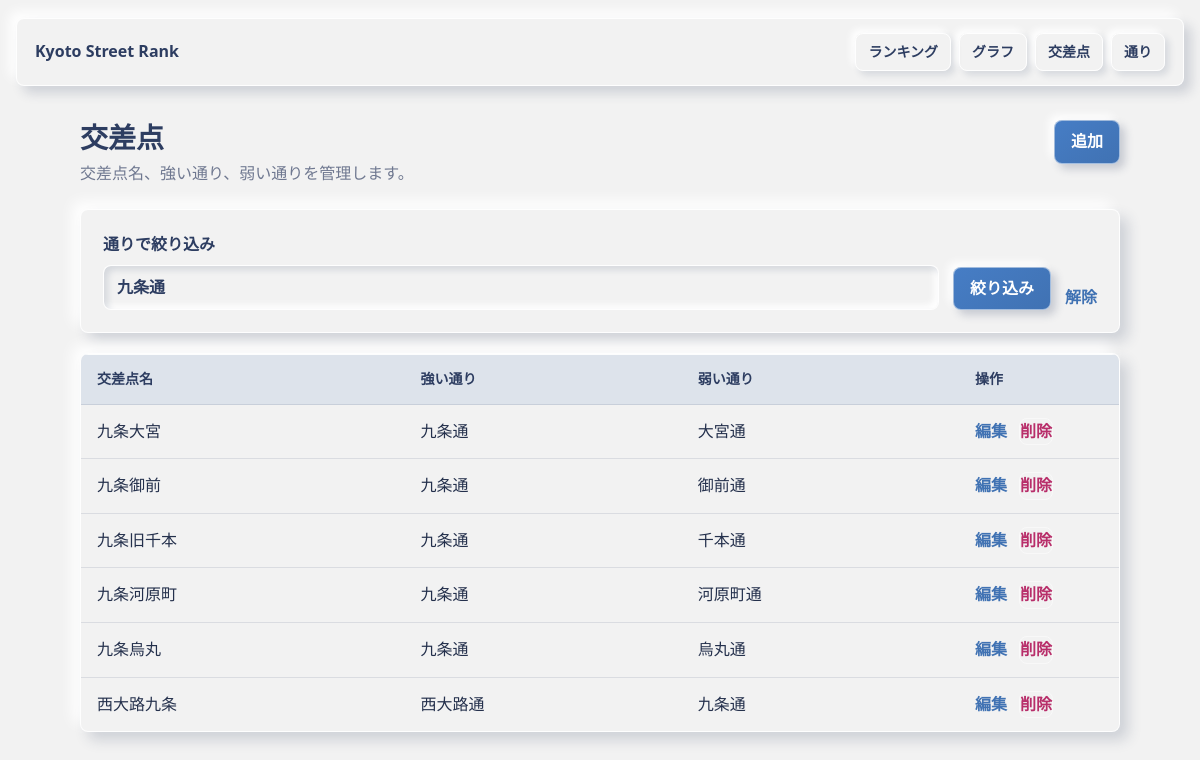
/intersections?street=九条通, run on an earlier commit of the app's database.
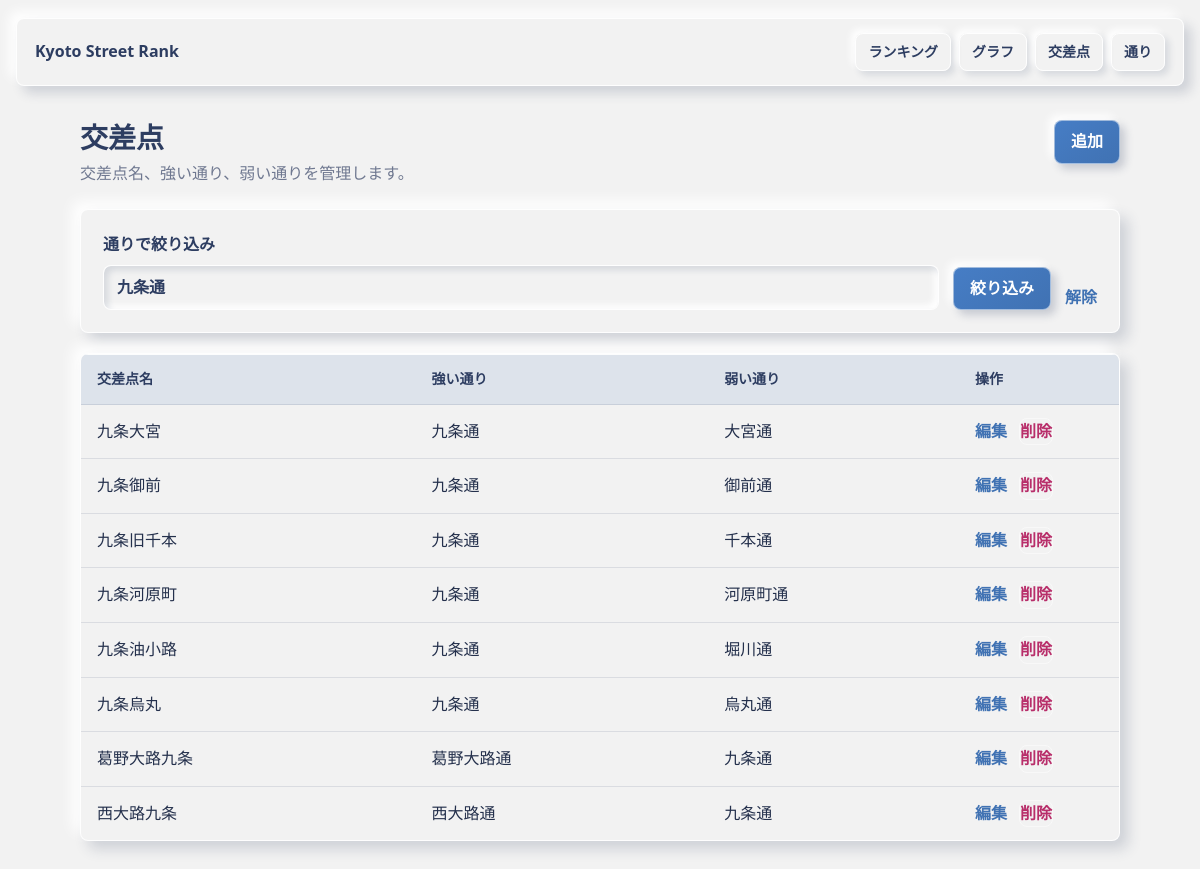
And on a later commit of the database.
### src/models.py (models this page shows)
class Intersection(db.Model):
    __tablename__ = "intersections"
    __table_args__ = (
        UniqueConstraint("name", name="uq_intersections_name"),
        UniqueConstraint("pair_key", name="uq_intersections_pair_key"),
        CheckConstraint("winner_street_id != loser_street_id", name="ck_different_streets"),
    )
    id = db.Column(db.Integer, primary_key=True)
    name = db.Column(db.String(120), nullable=False)
    pair_key = db.Column(db.String(80), nullable=False)
    winner_street_id = db.Column(db.Integer, db.ForeignKey("streets.id"), nullable=False)
    loser_street_id = db.Column(db.Integer, db.ForeignKey("streets.id"), nullable=False)
    winner = db.relationship("Street", foreign_keys=[winner_street_id])
    loser = db.relationship("Street", foreign_keys=[loser_street_id])

class Street(db.Model):
    __tablename__ = "streets"
    id = db.Column(db.Integer, primary_key=True)
    name = db.Column(db.String(120), nullable=False, unique=True)

### src/routes.py (the view)
    @app.route("/intersections")
    def intersections_index():
        selected_street = request.args.get("street", "").strip()
        intersections_query = Intersection.query
        if selected_street:
            winner = aliased(Street)
            loser = aliased(Street)
            intersections_query = (
                intersections_query.join(winner, Intersection.winner)
                .join(loser, Intersection.loser)
                .filter((winner.name == selected_street) | (loser.name == selected_street))
            )
        intersections = intersections_query.order_by(Intersection.name).all()
        return render_template(
            "intersections/index.html",
            intersections=intersections,
            street_names=list_street_names(),
            selected_street=selected_street,
        )

### src/services.py (called while the page is built)
def list_street_names():
    streets = Street.query.order_by(Street.name).all()
    return [street.name for street in streets]

### templates/intersections/index.html (shortened to what this page needs)
{% extends "base.html" %}
{% block content %}
  <div class="page-head">
    <div>
      <h1>交差点</h1>
      <p>交差点名、強い通り、弱い通りを管理します。</p>
    </div>
    <a class="button" href="{{ url_for('intersections_new', street=selected_street) if selected_street else url_for('intersections_new') }}">追加</a>
  </div>
  <form class="filter-bar" method="get">
    <label>
      通りで絞り込み
      <input name="street" list="street-options" value="{{ selected_street }}" placeholder="通り名を選択または入力">
    </label>
    <button class="button" type="submit">絞り込み</button>
    {% if selected_street %}
      <a href="{{ url_for('intersections_index') }}">解除</a>
    {% endif %}
  </form>
  {% if intersections %}
    <table>
      <thead>
        <tr>
          <th>交差点名</th>
          <th>強い通り</th>
          <th>弱い通り</th>
          <th class="actions">操作</th>
        </tr>
      </thead>
      <tbody>
        {% for intersection in intersections %}
          <tr>
            <td>{{ intersection.name }}</td>
            <td>{{ intersection.winner.name }}</td>
            <td>{{ intersection.loser.name }}</td>
            <td class="actions">
              <a href="{{ url_for('intersections_edit', intersection_id=intersection.id, street=selected_street) if selected_street else url_for('intersections_edit', intersection_id=intersection.id) }}">編集</a>
              <form method="post" action="{{ url_for('intersections_delete', intersection_id=intersection.id) }}" onsubmit="return confirm('この交差点を削除しますか？');">
                <button class="link-button" type="submit">削除</button>
              </form>
            </td>
          </tr>
        {% endfor %}
      </tbody>
    </table>
  {% else %}
    <section class="empty">
      <h2>{% if selected_street %}該当する交差点がありません{% else %}交差点がありません{% endif %}</h2>
      <p>{% if selected_street %}別の通りで絞り込むか、フィルタを解除してください。{% else %}交差点を追加すると通りも自動で登録されます。{% endif %}</p>
    </section>
  {% endif %}
{% endblock %}

What changed in the data, as far as the page shows it:
added Intersection: name "九条油小路", winner.name "九条通", loser.name "堀川通"
added Intersection: name "葛野大路九条", winner.name "葛野大路通", loser.name "九条通"
